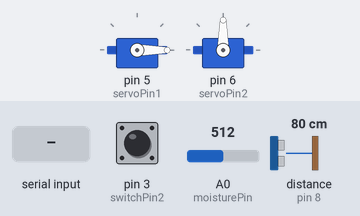
Simulated run of this sketch. Board: Arduino Uno, built with avr-gcc and run on an emulated ATmega328P. On the bench: 2 × servo. Wiring (inferred from the names in the program): ultrasonic range finder: trigger pin 9; echo pin 8. The test bench sets the inputs (shaded band); at power-on: pin 3 (switchPin2) HIGH, A0 (moisturePin) = 512, distance to the obstacle (sensor on pin 8) 80 cm. The echo pulse lasts 58.3 µs per cm; what the sketch prints to the serial monitor is not drawn.

Above: at 6.0 s.
6.1 s: "A" received over Serial
13.0 s: "B" received over Serial
19.5 s: "1" received over Serial
Timing chart, 0 to 22.5 s (numbered marks = the images above; inputs shaded):
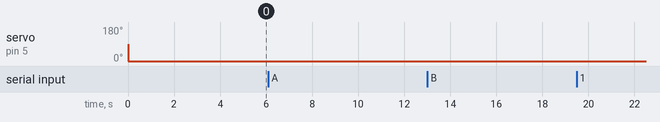

The sketch:

main.ino
```cpp
#include "parameters.h"
void setup() {
  // Pin setup for servo pins
  servosetup();

  // Pin setup for Interrupt attached Switches
  switchsetup();

  // Pin setup for Ultrasonic Sensor
  ultrasoundsetup();

  // Pin setup for Moisture Sensor
  pinMode(param.moisturePin,INPUT);
  Serial.begin(9600);

}
void loop() {
  // Measure the water level in the tank
  ultrasound();

  // Conditions of the water level supply -> Reflected on servo motors
  waterlevelcheck();

  // Checking for presence of Rain through moisture sensor
  rainwatercheck();

  // Checking for availabilty of Bluetooth connection
  if (Serial.available()) {
        param.BT_input = Serial.readString();   // read input string from bluetooth

        if(eff_distance<10) {
          Serial.print("Critical water level");
        }

        if(eff_distance>1900) {
          Serial.print("Excess water level");
        }
        // "A" input from android APP returns the water level
        if(param.BT_input=="A") {
          Serial.print("Current water level ");
          Serial.print(eff_distance);
        }
        // "B" input from android APP stops the servo motor and sets the default BT input to A
        if(param.BT_input=="B") {
          Serial.print("You have choosen to stop the motor)");
          servo1.write(0);
          param.BT_input = "A";
        }
      }
  // Motor is set to OFF during Bluetooth Input A
  if(param.BT_input=="A") {
    servo1.write(0);
  }
  delay(500);
}
```

parameters.h
```cpp
#ifndef PARAMETERS_H
#define PARAMERERS_H
#include "Arduino.h"
#include "Servo.h"
#include <SoftwareSerial.h>

// Structure for all pins
// RX and TX pins are the built arduino pins whose calling is not required
struct parameters {
    const int servoPin1 = 5;
    const int servoPin2 = 6;
    const int switchPin1 = 2;
    const int switchPin2 = 3;
    const int moisturePin = A0;
    const int trigPin = 9;
    const int echoPin = 8;
    int buzzPin = 12;
    String tm;
    String BT_input;
};

parameters param;
int moist_level = 0;

Servo servo1;
Servo servo2;

// Initialization of Modules
void servosetup();
void switchsetup();
void buzz();
void switchInterrupt2();
void ultrasound();
void waterlevelcheck();
void rainwatercheck();
void bluetoothconnection();
void servoffbybluetooth();

void switchsetup() {
  pinMode(param.switchPin1, INPUT_PULLUP);
  pinMode(param.switchPin2, INPUT_PULLUP);

  // Interrupt for Kill Switch
  attachInterrupt(digitalPinToInterrupt(param.switchPin2), switchInterrupt2, FALLING);
}

void servosetup() {
    servo1.attach(param.servoPin1);
    servo2.attach(param.servoPin2);
}
void ultrasoundsetup() {
    pinMode(param.trigPin, OUTPUT);
    pinMode(param.echoPin, INPUT);
}

// Assume tank length is 2 metres
int tank_length = 2000;
long duration = 20;
int distance;
int eff_distance = tank_length - distance;
void ultrasound(){
  // Ultrasonic Sensor Part
  digitalWrite(param.trigPin, LOW);
  delayMicroseconds(2);
  digitalWrite(param.trigPin, HIGH);
  delayMicroseconds(10);
  digitalWrite(param.trigPin, LOW);
  duration = pulseIn(param.echoPin, HIGH);
  distance = duration * 0.034 / 2;
  Serial.print("Distance: ");
  Serial.println(eff_distance);

  // eff_distance is the water level measured

}
//and turn the switches according to the water level
void waterlevelcheck(){
  if(eff_distance < 10) {
      // ON the buzzer for 1 second when water is low
    servo1.write(90);
    digitalWrite(param.buzzPin,HIGH);
    delay(1000);
    digitalWrite(param.buzzPin,LOW);
  }
  // If water is more witch is triggered bore motor is turned OFF with servo
  if(eff_distance > 1900) {
       // OFF the buzzer for 5 second when water is low
    servo1.write(0);
    digitalWrite(param.buzzPin,HIGH);
    delay(5000);
    digitalWrite(param.buzzPin,LOW);
  }
}
void rainwatercheck(){
  moist_level = analogRead(param.moisturePin);
  // Reads analog value from 0 to 1024 calibrated to ADC 0 to 877
  // RAIN Condition triggers servo 2 inturn turning the switch ON for rainwater harvesting
  if(moist_level > 250) {
    Serial.print("Servo on switch to ON Rain Harvest Mode");
    // This turns on the top lid to collect rain water
    switchInterrupt2();

  }
}

// Second Switch to ON Rain Harvest Mode
void switchInterrupt2() {
  servo2.write(90);
}

#endif
```

Measured:
- after the input at 6.1 s, every drawn part: stays the same
- after the input at 13.0 s, every drawn part: stays the same
- after the input at 19.5 s, every drawn part: stays the same
